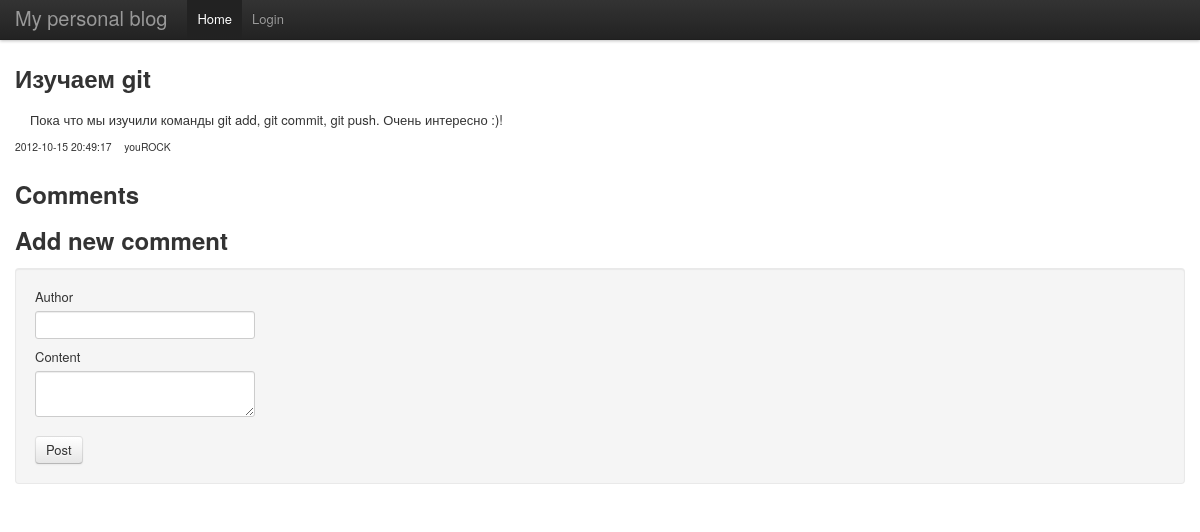
The page /?act=view-entry&id=4 on the database its author committed.
### tables this page shows
CREATE TABLE `entry` (
  `id` int(11) unsigned NOT NULL AUTO_INCREMENT,
  `author` varchar(255) DEFAULT NULL,
  `date` int(11) DEFAULT NULL,
  `header` varchar(255) DEFAULT NULL,
  `content` longtext,
  PRIMARY KEY (`id`)
);

### templates/entry.php (the view, shortened to what this page needs)
<?php require('header.php') ?>
<h2><?=$ENTRY['header']?></h2>
<p class="content"><?=$ENTRY['content']?></p>
<div class="comments">
    <span class="date"><?=$ENTRY['date']?></span>
    <span class="author"><?=$ENTRY['author']?></span>
</div>
<h2>Comments</h2>
<h2>Add new comment</h2>
<form action="?act=do-new-comment" method="POST" class="well">
    <label>Author</label>
    <input name="author" type="text" />
    <label>Content</label>
    <textarea name="content"></textarea>
    <div style="padding-top: 10px;">
        <button type="submit" class="btn">
            Post
        </button>
    </div>
</form>
<?php require('footer.php') ?>

### templates/header.php (style rules this page uses)
body { padding-top: 60px; }

### templates/entry.php (style rules this page uses)
.comments { font-size: 0.8em; margin-bottom: 20px; }
.date, .author { margin-right: 10px; }
.content { padding-top: 5px; padding-left: 15px; }
h2 { margin-bottom: 10px; }

### rows shown on the page
entry: header "Изучаем git", content "Пока что мы изучили команды git add, git commit, git push. Очень интересно :)!", author "youROCK"

### other values the page prints
$ENTRY['date'] "2012-10-15 20:49:17"
